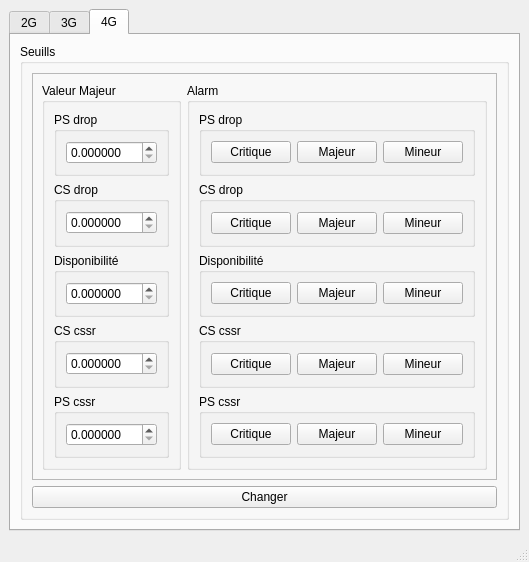
<?xml version="1.0" encoding="UTF-8"?>
<ui version="4.0">
 <class>MainWindow</class>
 <widget class="QMainWindow" name="MainWindow">
  <property name="geometry">
   <rect>
    <x>0</x>
    <y>0</y>
    <width>509</width>
    <height>521</height>
   </rect>
  </property>
  <property name="windowTitle">
   <string>MainWindow</string>
  </property>
  <widget class="QWidget" name="centralwidget">
   <layout class="QHBoxLayout" name="horizontalLayout">
    <item>
     <widget class="QTabWidget" name="tabWidget">
      <property name="tabPosition">
       <enum>QTabWidget::North</enum>
      </property>
      <property name="currentIndex">
       <number>2</number>
      </property>
      <widget class="QWidget" name="tab">
       <attribute name="title">
        <string>2G</string>
       </attribute>
       <layout class="QHBoxLayout" name="horizontalLayout_2">
        <item>
         <widget class="QGroupBox" name="groupBox">
          <property name="title">
           <string>Seuills</string>
          </property>
          <layout class="QVBoxLayout" name="verticalLayout">
           <item>
            <widget class="QFrame" name="frame">
             <property name="frameShape">
              <enum>QFrame::StyledPanel</enum>
             </property>
             <property name="frameShadow">
              <enum>QFrame::Raised</enum>
             </property>
             <layout class="QHBoxLayout" name="horizontalLayout_3">
              <item>
               <widget class="QGroupBox" name="groupBox_4">
                <property name="title">
                 <string>Valeur Majeur</string>
                </property>
                <layout class="QVBoxLayout" name="verticalLayout_2">
                 <item>
                  <widget class="QGroupBox" name="groupBox_8">
                   <property name="title">
                    <string>PS drop</string>
                   </property>
                   <layout class="QHBoxLayout" name="horizontalLayout_4">
                    <item>
                     <widget class="QDoubleSpinBox" name="dps1">
                      <property name="decimals">
                       <number>6</number>
                      </property>
                      <property name="maximum">
                       <double>100.000000000000000</double>
                      </property>
                     </widget>
                    </item>
                   </layout>
                  </widget>
                 </item>
                 <item>
                  <widget class="QGroupBox" name="groupBox_3">
                   <property name="title">
                    <string>CS drop </string>
                   </property>
                   <layout class="QVBoxLayout" name="verticalLayout_3">
                    <item>
                     <widget class="QDoubleSpinBox" name="dcs1">
                      <property name="decimals">
                       <number>6</number>
                      </property>
                      <property name="maximum">
                       <double>100.000000000000000</double>
                      </property>
                     </widget>
                    </item>
                   </layout>
                  </widget>
                 </item>
                 <item>
                  <widget class="QGroupBox" name="groupBox_6">
                   <property name="title">
                    <string>Disponibilité</string>
                   </property>
                   <layout class="QHBoxLayout" name="horizontalLayout_5">
                    <item>
                     <widget class="QDoubleSpinBox" name="av1">
                      <property name="decimals">
                       <number>6</number>
                      </property>
                      <property name="maximum">
                       <double>100.000000000000000</double>
                      </property>
                     </widget>
                    </item>
                   </layout>
                  </widget>
                 </item>
                 <item>
                  <widget class="QGroupBox" name="groupBox_7">
                   <property name="title">
                    <string>CS cssr</string>
                   </property>
                   <layout class="QVBoxLayout" name="verticalLayout_4">
                    <item>
                     <widget class="QDoubleSpinBox" name="ccs1">
                      <property name="decimals">
                       <number>6</number>
                      </property>
                      <property name="maximum">
                       <double>100.000000000000000</double>
                      </property>
                     </widget>
                    </item>
                   </layout>
                  </widget>
                 </item>
                 <item>
                  <widget class="QGroupBox" name="groupBox_9">
                   <property name="title">
                    <string>PS cssr</string>
                   </property>
                   <layout class="QHBoxLayout" name="horizontalLayout_6">
                    <item>
                     <widget class="QDoubleSpinBox" name="cps1">
                      <property name="decimals">
                       <number>6</number>
                      </property>
                      <property name="maximum">
                       <double>100.000000000000000</double>
                      </property>
                     </widget>
                    </item>
                   </layout>
                  </widget>
                 </item>
                </layout>
               </widget>
              </item>
              <item>
               <widget class="QGroupBox" name="groupBox_2">
                <property name="title">
                 <string>Alarm</string>
                </property>
                <layout class="QVBoxLayout" name="verticalLayout_8">
                 <item>
                  <widget class="QGroupBox" name="groupBox_15">
                   <property name="title">
                    <string>PS drop</string>
                   </property>
                   <layout class="QHBoxLayout" name="horizontalLayout_10">
                    <item>
                     <widget class="QPushButton" name="ps1c">
                      <property name="text">
                       <string>Critique</string>
                      </property>
                     </widget>
                    </item>
                    <item>
                     <widget class="QPushButton" name="ps1m">
                      <property name="text">
                       <string>Majeur</string>
                      </property>
                     </widget>
                    </item>
                    <item>
                     <widget class="QPushButton" name="ps1n">
                      <property name="text">
                       <string>Mineur</string>
                      </property>
                     </widget>
                    </item>
                   </layout>
                  </widget>
                 </item>
                 <item>
                  <widget class="QGroupBox" name="groupBox_16">
                   <property name="title">
                    <string>CS drop</string>
                   </property>
                   <layout class="QHBoxLayout" name="horizontalLayout_11">
                    <item>
                     <widget class="QPushButton" name="csd1c">
                      <property name="text">
                       <string>Critique</string>
                      </property>
                     </widget>
                    </item>
                    <item>
                     <widget class="QPushButton" name="csd1m">
                      <property name="text">
                       <string>Majeur</string>
                      </property>
                     </widget>
                    </item>
                    <item>
                     <widget class="QPushButton" name="csd1n">
                      <property name="text">
                       <string>Mineur</string>
                      </property>
                     </widget>
                    </item>
                   </layout>
                  </widget>
                 </item>
                 <item>
                  <widget class="QGroupBox" name="groupBox_17">
                   <property name="title">
                    <string>Disponibilité</string>
                   </property>
                   <layout class="QHBoxLayout" name="horizontalLayout_12">
                    <item>
                     <widget class="QPushButton" name="disc">
                      <property name="text">
                       <string>Critique</string>
                      </property>
                     </widget>
                    </item>
                    <item>
                     <widget class="QPushButton" name="dism">
                      <property name="text">
                       <string>Majeur</string>
                      </property>
                     </widget>
                    </item>
                    <item>
                     <widget class="QPushButton" name="disn">
                      <property name="text">
                       <string>Mineur</string>
                      </property>
                     </widget>
                    </item>
                   </layout>
                  </widget>
                 </item>
                 <item>
                  <widget class="QGroupBox" name="groupBox_18">
                   <property name="title">
                    <string>CS cssr</string>
                   </property>
                   <layout class="QHBoxLayout" name="horizontalLayout_13">
                    <item>
                     <widget class="QPushButton" name="ccsc">
                      <property name="text">
                       <string>Critique</string>
                      </property>
                     </widget>
                    </item>
                    <item>
                     <widget class="QPushButton" name="ccsm">
                      <property name="text">
                       <string>Majeur</string>
                      </property>
                     </widget>
                    </item>
                    <item>
                     <widget class="QPushButton" name="ccsn">
                      <property name="text">
                       <string>Mineur</string>
                      </property>
                     </widget>
                    </item>
                   </layout>
                  </widget>
                 </item>
                 <item>
                  <widget class="QGroupBox" name="groupBox_19">
                   <property name="title">
                    <string>PS cssr</string>
                   </property>
                   <layout class="QHBoxLayout" name="horizontalLayout_14">
                    <item>
                     <widget class="QPushButton" name="c1">
                      <property name="text">
                       <string>Critique</string>
                      </property>
                     </widget>
                    </item>
                    <item>
                     <widget class="QPushButton" name="m1">
                      <property name="text">
                       <string>Majeur</string>
                      </property>
                     </widget>
                    </item>
                    <item>
                     <widget class="QPushButton" name="n1">
                      <property name="text">
                       <string>Mineur</string>
                      </property>
                     </widget>
                    </item>
                   </layout>
                  </widget>
                 </item>
                </layout>
               </widget>
              </item>
             </layout>
            </widget>
           </item>
           <item>
            <widget class="QPushButton" name="update1">
             <property name="text">
              <string>Changer</string>
             </property>
            </widget>
           </item>
          </layout>
         </widget>
        </item>
       </layout>
      </widget>
      <widget class="QWidget" name="tab_2">
       <attribute name="title">
        <string>3G</string>
       </attribute>
       <layout class="QHBoxLayout" name="horizontalLayout_21">
        <item>
         <widget class="QGroupBox" name="groupBox_5">
          <property name="title">
           <string>Seuills</string>
          </property>
          <layout class="QVBoxLayout" name="verticalLayout_5">
           <item>
            <widget class="QFrame" name="frame_2">
             <property name="frameShape">
              <enum>QFrame::StyledPanel</enum>
             </property>
             <property name="frameShadow">
              <enum>QFrame::Raised</enum>
             </property>
             <layout class="QHBoxLayout" name="horizontalLayout_7">
              <item>
               <widget class="QGroupBox" name="groupBox_10">
                <property name="title">
                 <string>Valeur Majeur</string>
                </property>
                <layout class="QVBoxLayout" name="verticalLayout_6">
                 <item>
                  <widget class="QGroupBox" name="groupBox_11">
                   <property name="title">
                    <string>PS drop</string>
                   </property>
                   <layout class="QHBoxLayout" name="horizontalLayout_8">
                    <item>
                     <widget class="QDoubleSpinBox" name="dps2">
                      <property name="decimals">
                       <number>6</number>
                      </property>
                      <property name="maximum">
                       <double>100.000000000000000</double>
                      </property>
                     </widget>
                    </item>
                   </layout>
                  </widget>
                 </item>
                 <item>
                  <widget class="QGroupBox" name="groupBox_12">
                   <property name="title">
                    <string>CS drop </string>
                   </property>
                   <layout class="QVBoxLayout" name="verticalLayout_7">
                    <item>
                     <widget class="QDoubleSpinBox" name="dcs2">
                      <property name="decimals">
                       <number>6</number>
                      </property>
                      <property name="maximum">
                       <double>100.000000000000000</double>
                      </property>
                     </widget>
                    </item>
                   </layout>
                  </widget>
                 </item>
                 <item>
                  <widget class="QGroupBox" name="groupBox_13">
                   <property name="title">
                    <string>Disponibilité</string>
                   </property>
                   <layout class="QHBoxLayout" name="horizontalLayout_9">
                    <item>
                     <widget class="QDoubleSpinBox" name="av2">
                      <property name="decimals">
                       <number>6</number>
                      </property>
                      <property name="maximum">
                       <double>100.000000000000000</double>
                      </property>
                     </widget>
                    </item>
                   </layout>
                  </widget>
                 </item>
                 <item>
                  <widget class="QGroupBox" name="groupBox_14">
                   <property name="title">
                    <string>CS cssr</string>
                   </property>
                   <layout class="QVBoxLayout" name="verticalLayout_9">
                    <item>
                     <widget class="QDoubleSpinBox" name="ccs2">
                      <property name="decimals">
                       <number>6</number>
                      </property>
                      <property name="maximum">
                       <double>100.000000000000000</double>
                      </property>
                     </widget>
                    </item>
                   </layout>
                  </widget>
                 </item>
                 <item>
                  <widget class="QGroupBox" name="groupBox_20">
                   <property name="title">
                    <string>PS cssr</string>
                   </property>
                   <layout class="QHBoxLayout" name="horizontalLayout_15">
                    <item>
                     <widget class="QDoubleSpinBox" name="cps2">
                      <property name="decimals">
                       <number>6</number>
                      </property>
                      <property name="maximum">
                       <double>100.000000000000000</double>
                      </property>
                     </widget>
                    </item>
                   </layout>
                  </widget>
                 </item>
                </layout>
               </widget>
              </item>
              <item>
               <widget class="QGroupBox" name="groupBox_21">
                <property name="title">
                 <string>Alarm</string>
                </property>
                <layout class="QVBoxLayout" name="verticalLayout_10">
                 <item>
                  <widget class="QGroupBox" name="groupBox_22">
                   <property name="title">
                    <string>PS drop</string>
                   </property>
                   <layout class="QHBoxLayout" name="horizontalLayout_16">
                    <item>
                     <widget class="QPushButton" name="t1">
                      <property name="text">
                       <string>Critique</string>
                      </property>
                     </widget>
                    </item>
                    <item>
                     <widget class="QPushButton" name="t2">
                      <property name="text">
                       <string>Majeur</string>
                      </property>
                     </widget>
                    </item>
                    <item>
                     <widget class="QPushButton" name="t3">
                      <property name="text">
                       <string>Mineur</string>
                      </property>
                     </widget>
                    </item>
                   </layout>
                  </widget>
                 </item>
                 <item>
                  <widget class="QGroupBox" name="groupBox_23">
                   <property name="title">
                    <string>CS drop</string>
                   </property>
                   <layout class="QHBoxLayout" name="horizontalLayout_17">
                    <item>
                     <widget class="QPushButton" name="t4">
                      <property name="text">
                       <string>Critique</string>
                      </property>
                     </widget>
                    </item>
                    <item>
                     <widget class="QPushButton" name="t6">
                      <property name="text">
                       <string>Majeur</string>
                      </property>
                     </widget>
                    </item>
                    <item>
                     <widget class="QPushButton" name="t5">
                      <property name="text">
                       <string>Mineur</string>
                      </property>
                     </widget>
                    </item>
                   </layout>
                  </widget>
                 </item>
                 <item>
                  <widget class="QGroupBox" name="groupBox_24">
                   <property name="title">
                    <string>Disponibilité</string>
                   </property>
                   <layout class="QHBoxLayout" name="horizontalLayout_18">
                    <item>
                     <widget class="QPushButton" name="d1">
                      <property name="text">
                       <string>Critique</string>
                      </property>
                     </widget>
                    </item>
                    <item>
                     <widget class="QPushButton" name="d2">
                      <property name="text">
                       <string>Majeur</string>
                      </property>
                     </widget>
                    </item>
                    <item>
                     <widget class="QPushButton" name="d3">
                      <property name="text">
                       <string>Mineur</string>
                      </property>
                     </widget>
                    </item>
                   </layout>
                  </widget>
                 </item>
                 <item>
                  <widget class="QGroupBox" name="groupBox_25">
                   <property name="title">
                    <string>CS cssr</string>
                   </property>
                   <layout class="QHBoxLayout" name="horizontalLayout_19">
                    <item>
                     <widget class="QPushButton" name="g1">
                      <property name="text">
                       <string>Critique</string>
                      </property>
                     </widget>
                    </item>
                    <item>
                     <widget class="QPushButton" name="g2">
                      <property name="text">
                       <string>Majeur</string>
                      </property>
                     </widget>
                    </item>
                    <item>
                     <widget class="QPushButton" name="g3">
                      <property name="text">
                       <string>Mineur</string>
                      </property>
                     </widget>
                    </item>
                   </layout>
                  </widget>
                 </item>
                 <item>
                  <widget class="QGroupBox" name="groupBox_26">
                   <property name="title">
                    <string>PS cssr</string>
                   </property>
                   <layout class="QHBoxLayout" name="horizontalLayout_20">
                    <item>
                     <widget class="QPushButton" name="f1">
                      <property name="text">
                       <string>Critique</string>
                      </property>
                     </widget>
                    </item>
                    <item>
                     <widget class="QPushButton" name="f2">
                      <property name="text">
                       <string>Majeur</string>
                      </property>
                     </widget>
                    </item>
                    <item>
                     <widget class="QPushButton" name="f3">
                      <property name="text">
                       <string>Mineur</string>
                      </property>
                     </widget>
                    </item>
                   </layout>
                  </widget>
                 </item>
                </layout>
               </widget>
              </item>
             </layout>
            </widget>
           </item>
           <item>
            <widget class="QPushButton" name="update2">
             <property name="text">
              <string>Changer</string>
             </property>
            </widget>
           </item>
          </layout>
         </widget>
        </item>
       </layout>
      </widget>
      <widget class="QWidget" name="G">
       <attribute name="title">
        <string>4G</string>
       </attribute>
       <layout class="QHBoxLayout" name="horizontalLayout_31">
        <item>
         <widget class="QGroupBox" name="groupBox_27">
          <property name="title">
           <string>Seuills</string>
          </property>
          <layout class="QVBoxLayout" name="verticalLayout_11">
           <item>
            <widget class="QFrame" name="frame_3">
             <property name="frameShape">
              <enum>QFrame::StyledPanel</enum>
             </property>
             <property name="frameShadow">
              <enum>QFrame::Raised</enum>
             </property>
             <layout class="QHBoxLayout" name="horizontalLayout_22">
              <item>
               <widget class="QGroupBox" name="groupBox_28">
                <property name="title">
                 <string>Valeur Majeur</string>
                </property>
                <layout class="QVBoxLayout" name="verticalLayout_12">
                 <item>
                  <widget class="QGroupBox" name="groupBox_29">
                   <property name="title">
                    <string>PS drop</string>
                   </property>
                   <layout class="QHBoxLayout" name="horizontalLayout_23">
                    <item>
                     <widget class="QDoubleSpinBox" name="dps3">
                      <property name="decimals">
                       <number>6</number>
                      </property>
                      <property name="maximum">
                       <double>100.000000000000000</double>
                      </property>
                     </widget>
                    </item>
                   </layout>
                  </widget>
                 </item>
                 <item>
                  <widget class="QGroupBox" name="groupBox_30">
                   <property name="title">
                    <string>CS drop </string>
                   </property>
                   <layout class="QVBoxLayout" name="verticalLayout_13">
                    <item>
                     <widget class="QDoubleSpinBox" name="dcs3">
                      <property name="decimals">
                       <number>6</number>
                      </property>
                      <property name="maximum">
                       <double>100.000000000000000</double>
                      </property>
                     </widget>
                    </item>
                   </layout>
                  </widget>
                 </item>
                 <item>
                  <widget class="QGroupBox" name="groupBox_31">
                   <property name="title">
                    <string>Disponibilité</string>
                   </property>
                   <layout class="QHBoxLayout" name="horizontalLayout_24">
                    <item>
                     <widget class="QDoubleSpinBox" name="av3">
                      <property name="decimals">
                       <number>6</number>
                      </property>
                      <property name="maximum">
                       <double>100.000000000000000</double>
                      </property>
                     </widget>
                    </item>
                   </layout>
                  </widget>
                 </item>
                 <item>
                  <widget class="QGroupBox" name="groupBox_32">
                   <property name="title">
                    <string>CS cssr</string>
                   </property>
                   <layout class="QVBoxLayout" name="verticalLayout_14">
                    <item>
                     <widget class="QDoubleSpinBox" name="ccs3">
                      <property name="decimals">
                       <number>6</number>
                      </property>
                      <property name="maximum">
                       <double>100.000000000000000</double>
                      </property>
                     </widget>
                    </item>
                   </layout>
                  </widget>
                 </item>
                 <item>
                  <widget class="QGroupBox" name="groupBox_33">
                   <property name="title">
                    <string>PS cssr</string>
                   </property>
                   <layout class="QHBoxLayout" name="horizontalLayout_25">
                    <item>
                     <widget class="QDoubleSpinBox" name="cps3">
                      <property name="decimals">
                       <number>6</number>
                      </property>
                      <property name="maximum">
                       <double>100.000000000000000</double>
                      </property>
                     </widget>
                    </item>
                   </layout>
                  </widget>
                 </item>
                </layout>
               </widget>
              </item>
              <item>
               <widget class="QGroupBox" name="groupBox_34">
                <property name="title">
                 <string>Alarm</string>
                </property>
                <layout class="QVBoxLayout" name="verticalLayout_15">
                 <item>
                  <widget class="QGroupBox" name="groupBox_35">
                   <property name="title">
                    <string>PS drop</string>
                   </property>
                   <layout class="QHBoxLayout" name="horizontalLayout_26">
                    <item>
                     <widget class="QPushButton" name="s1">
                      <property name="text">
                       <string>Critique</string>
                      </property>
                     </widget>
                    </item>
                    <item>
                     <widget class="QPushButton" name="s2">
                      <property name="text">
                       <string>Majeur</string>
                      </property>
                     </widget>
                    </item>
                    <item>
                     <widget class="QPushButton" name="s3">
                      <property name="text">
                       <string>Mineur</string>
                      </property>
                     </widget>
                    </item>
                   </layout>
                  </widget>
                 </item>
                 <item>
                  <widget class="QGroupBox" name="groupBox_36">
                   <property name="title">
                    <string>CS drop</string>
                   </property>
                   <layout class="QHBoxLayout" name="horizontalLayout_27">
                    <item>
                     <widget class="QPushButton" name="j1">
                      <property name="text">
                       <string>Critique</string>
                      </property>
                     </widget>
                    </item>
                    <item>
                     <widget class="QPushButton" name="j2">
                      <property name="text">
                       <string>Majeur</string>
                      </property>
                     </widget>
                    </item>
                    <item>
                     <widget class="QPushButton" name="j3">
                      <property name="text">
                       <string>Mineur</string>
                      </property>
                     </widget>
                    </item>
                   </layout>
                  </widget>
                 </item>
                 <item>
                  <widget class="QGroupBox" name="groupBox_37">
                   <property name="title">
                    <string>Disponibilité</string>
                   </property>
                   <layout class="QHBoxLayout" name="horizontalLayout_28">
                    <item>
                     <widget class="QPushButton" name="x1">
                      <property name="text">
                       <string>Critique</string>
                      </property>
                     </widget>
                    </item>
                    <item>
                     <widget class="QPushButton" name="x2">
                      <property name="text">
                       <string>Majeur</string>
                      </property>
                     </widget>
                    </item>
                    <item>
                     <widget class="QPushButton" name="x3">
                      <property name="text">
                       <string>Mineur</string>
                      </property>
                     </widget>
                    </item>
                   </layout>
                  </widget>
                 </item>
                 <item>
                  <widget class="QGroupBox" name="groupBox_38">
                   <property name="title">
                    <string>CS cssr</string>
                   </property>
                   <layout class="QHBoxLayout" name="horizontalLayout_29">
                    <item>
                     <widget class="QPushButton" name="w1">
                      <property name="text">
                       <string>Critique</string>
                      </property>
                     </widget>
                    </item>
                    <item>
                     <widget class="QPushButton" name="w2">
                      <property name="text">
                       <string>Majeur</string>
                      </property>
                     </widget>
                    </item>
                    <item>
                     <widget class="QPushButton" name="w3">
                      <property name="text">
                       <string>Mineur</string>
                      </property>
                     </widget>
                    </item>
                   </layout>
                  </widget>
                 </item>
                 <item>
                  <widget class="QGroupBox" name="groupBox_39">
                   <property name="title">
                    <string>PS cssr</string>
                   </property>
                   <layout class="QHBoxLayout" name="horizontalLayout_30">
                    <item>
                     <widget class="QPushButton" name="h1">
                      <property name="text">
                       <string>Critique</string>
                      </property>
                     </widget>
                    </item>
                    <item>
                     <widget class="QPushButton" name="h2">
                      <property name="text">
                       <string>Majeur</string>
                      </property>
                     </widget>
                    </item>
                    <item>
                     <widget class="QPushButton" name="h3">
                      <property name="text">
                       <string>Mineur</string>
                      </property>
                     </widget>
                    </item>
                   </layout>
                  </widget>
                 </item>
                </layout>
               </widget>
              </item>
             </layout>
            </widget>
           </item>
           <item>
            <widget class="QPushButton" name="update3">
             <property name="text">
              <string>Changer</string>
             </property>
            </widget>
           </item>
          </layout>
         </widget>
        </item>
       </layout>
      </widget>
     </widget>
    </item>
   </layout>
  </widget>
  <widget class="QMenuBar" name="menubar">
   <property name="geometry">
    <rect>
     <x>0</x>
     <y>0</y>
     <width>509</width>
     <height>21</height>
    </rect>
   </property>
  </widget>
  <widget class="QStatusBar" name="statusbar"/>
 </widget>
 <resources/>
 <connections/>
</ui>
